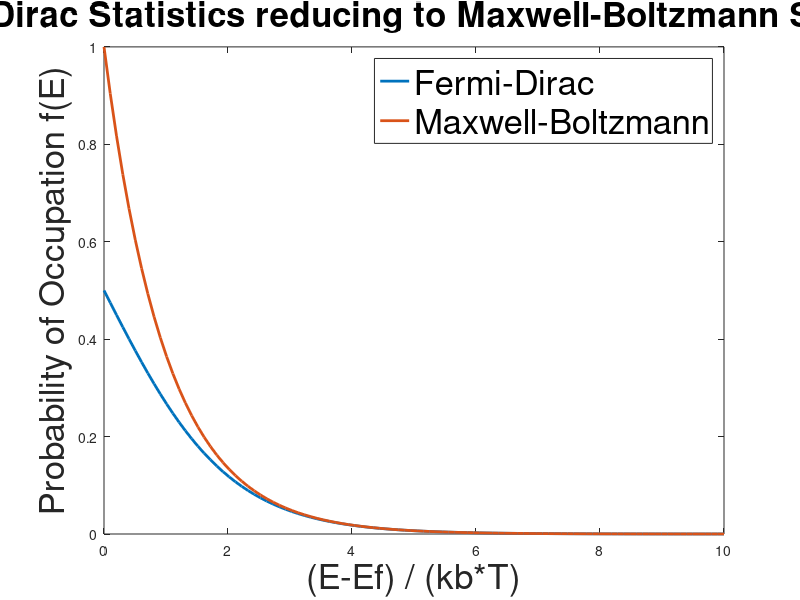

Write the MATLAB code that produced this figure.
#To clear the text and close all windows
clc; clear; close;

#Declaring the test array
test = linspace(0, 10);

#Loop for Fermi-Dirac Statistics 
for i = 1 : length(test)

    #From Fermi-Dirac Statistics 
    f(i) = 1 / (1 + exp(test(i)));

endfor

#Plot for Fermi-Dirac Statistics
plot(test, f, 'linewidth', 2)

hold on

#Loop for Maxwell-Boltzmann Statistics
for i = 1 : length(test)

    #From Maxwell-Boltzmann Statistics
    f(i) = exp((-1 * test(i)));

endfor

#Plot for Maxwell-Boltzmann Statistics
plot(test, f, 'linewidth', 2)

hold off

#Legend
legend('Fermi-Dirac', 'Maxwell-Boltzmann', 'fontsize', 25)

#Title
title('Fermi-Dirac Statistics reducing to Maxwell-Boltzmann Statistics', 'fontsize', 25)

#Label for x-axis
xlabel('(E-Ef) / (kb*T)', 'fontsize', 25);

#Label for y-axis
ylabel('Probability of Occupation f(E)', 'fontsize', 25);